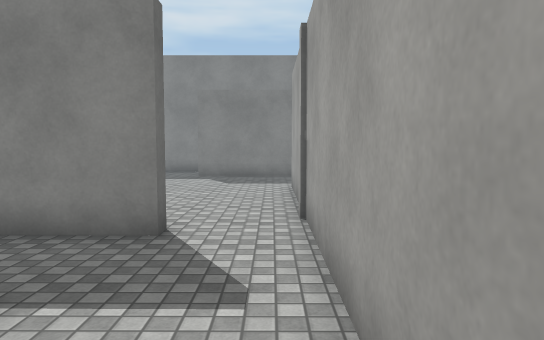
View 1 (above)

16 first-person views from a walk through a Unity game level. The camera is 1.5 m above the floor, tilts 4° down and sees 70° across. The floor is counted in squares, 1 m on a side. Each view is taken from the middle of a square. On the plan, view 1 faces up. The plan holds only what a view shows up to about 17 squares ahead; the rest is blank. The place goes on beyond the plan. The player character is not drawn. Surface patterns are stand-ins for the level's own textures.

View 2
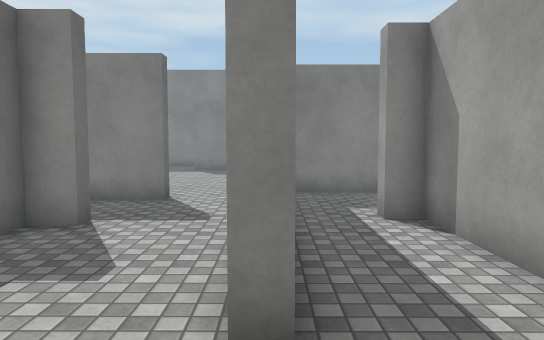

View 3
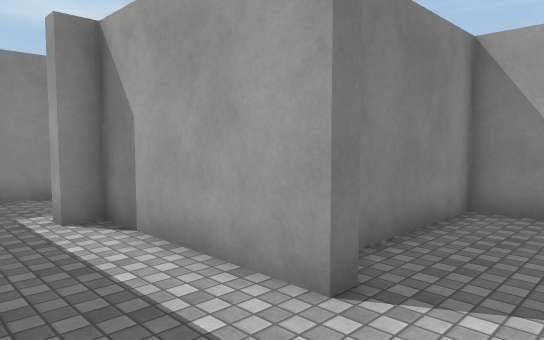

View 4
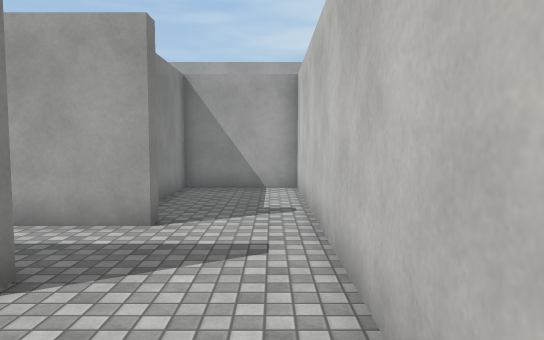

View 5
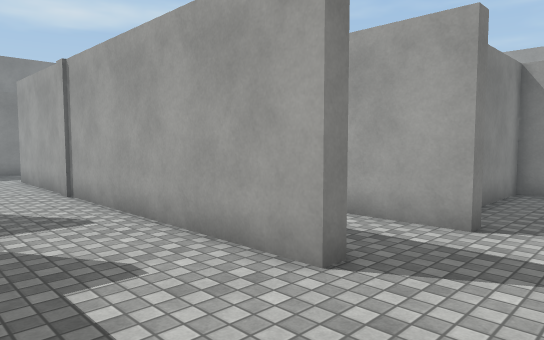

View 6
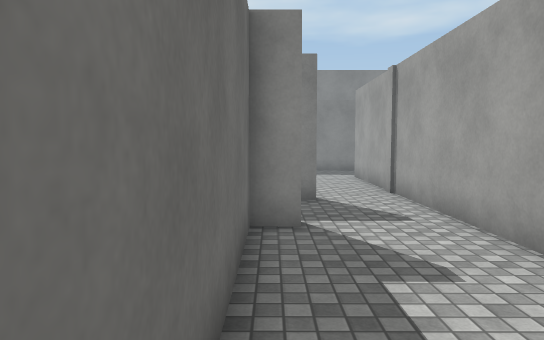

View 7
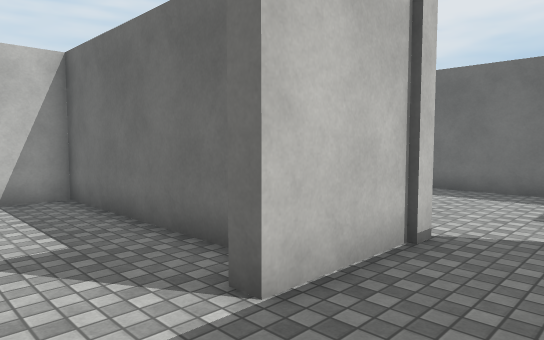

View 8
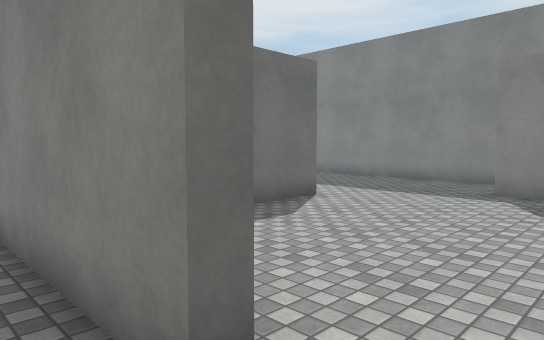

View 9
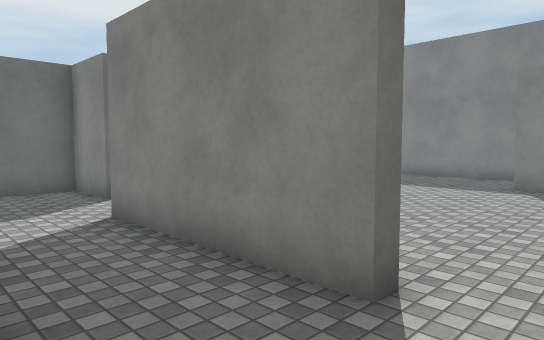

View 10
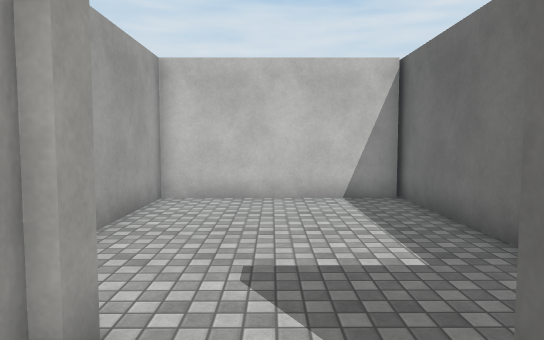

View 11
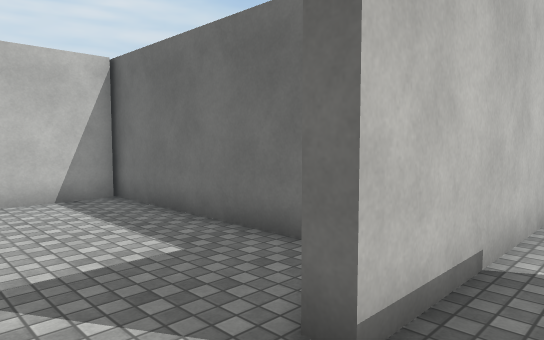

View 12
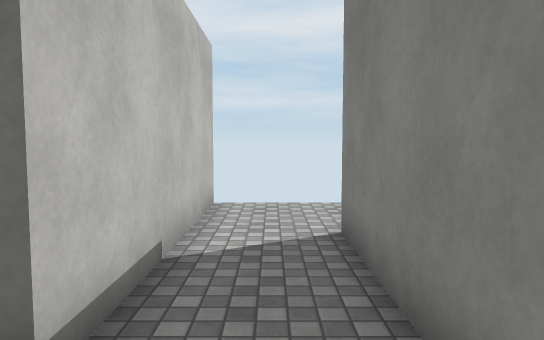

View 13
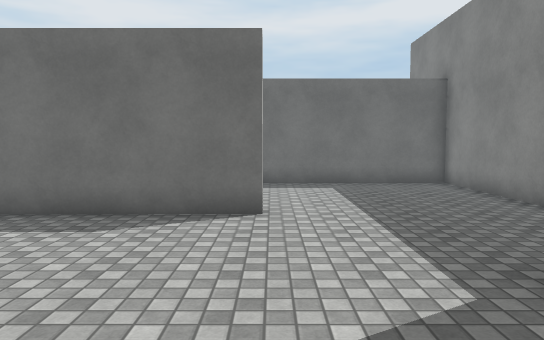

View 14
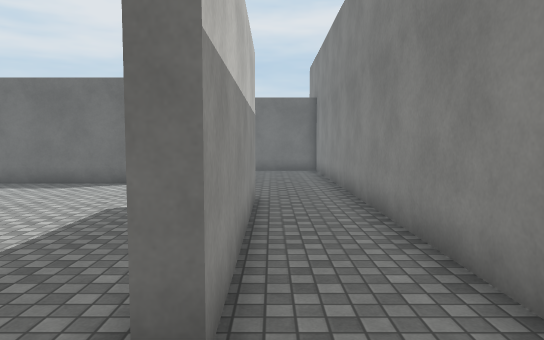

View 15
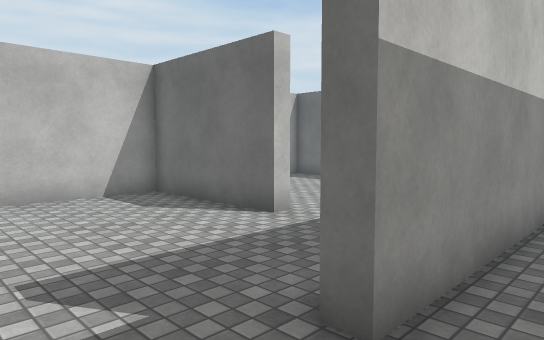

View 16
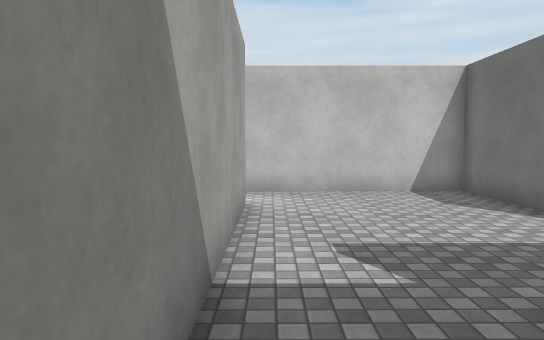

### Floor plan
Ten units are one square. View 1 is at (0, 0); x grows to the right and y downward. Boxes are objects, and circles mark ways between rooms. Rooms are numbered by the first view taken in them; rooms with no view inside come last. Other rooms are left out.
<svg viewBox="-159 -208 266 262">
<path fill="none" stroke="#000" d="M13 12 7 12 7 -65M46 18 40 18 40 -36 32 -36 32 -42M-18 -62 -65 -62M42 -76 16 -76M-60 -34 -25 -34 -25 -29 -34 -29 -34 49 102 49 102 12 56 12M-65 -62 -77 -62 -77 -68M-125 16 -60 16 -60 -25M-95 -102 -144 -102M-154 -76 -102 -76 -102 -71 -125 -71 -125 20M-20 -171 -32 -171M-32 -176 45 -176 45 -170M-70 -139 -70 -81M-18 -68 -18 -62M7 -65 7 -132 12 -132 12 -81 79 -81M39 -203 -131 -203 -131 -136M76 -106 76 -191"/>
<circle cx="-60" cy="-45" r="3" fill="#2a7"/>
<circle cx="-5" cy="-60" r="3" fill="#2a7"/>
<text x="20" y="-10">1</text>
<text x="-100" y="-40">2</text>
<text x="-20" y="-140">3</text>
</svg>
Room 1 opens to room 2. Room 1 opens to room 3.

Where each view was taken, in squares from view 1:
view 1: 0 up, 0 right, facing up
view 2: 4 down, 1 right, facing up
view 3: 4 down, 1 right, facing up-right
view 4: 4 down, 3 left, facing right
view 5: 4 down, 3 left, facing up-right
view 6: 4 down, 3 left, facing up
view 7: 6 up, 0 right, facing down-left
view 8: 5 up, 0 right, facing up-left
view 9: 3 up, 0 right, facing up-left
view 10: 9 up, 9 left, facing down
view 11: 9 up, 8 left, facing down-left
view 12: 9 up, 8 left, facing left
view 13: 14 up, 1 right, facing left
view 14: 18 up, 7 right, facing left
view 15: 19 up, 7 right, facing down-left
view 16: 20 up, 7 right, facing down
